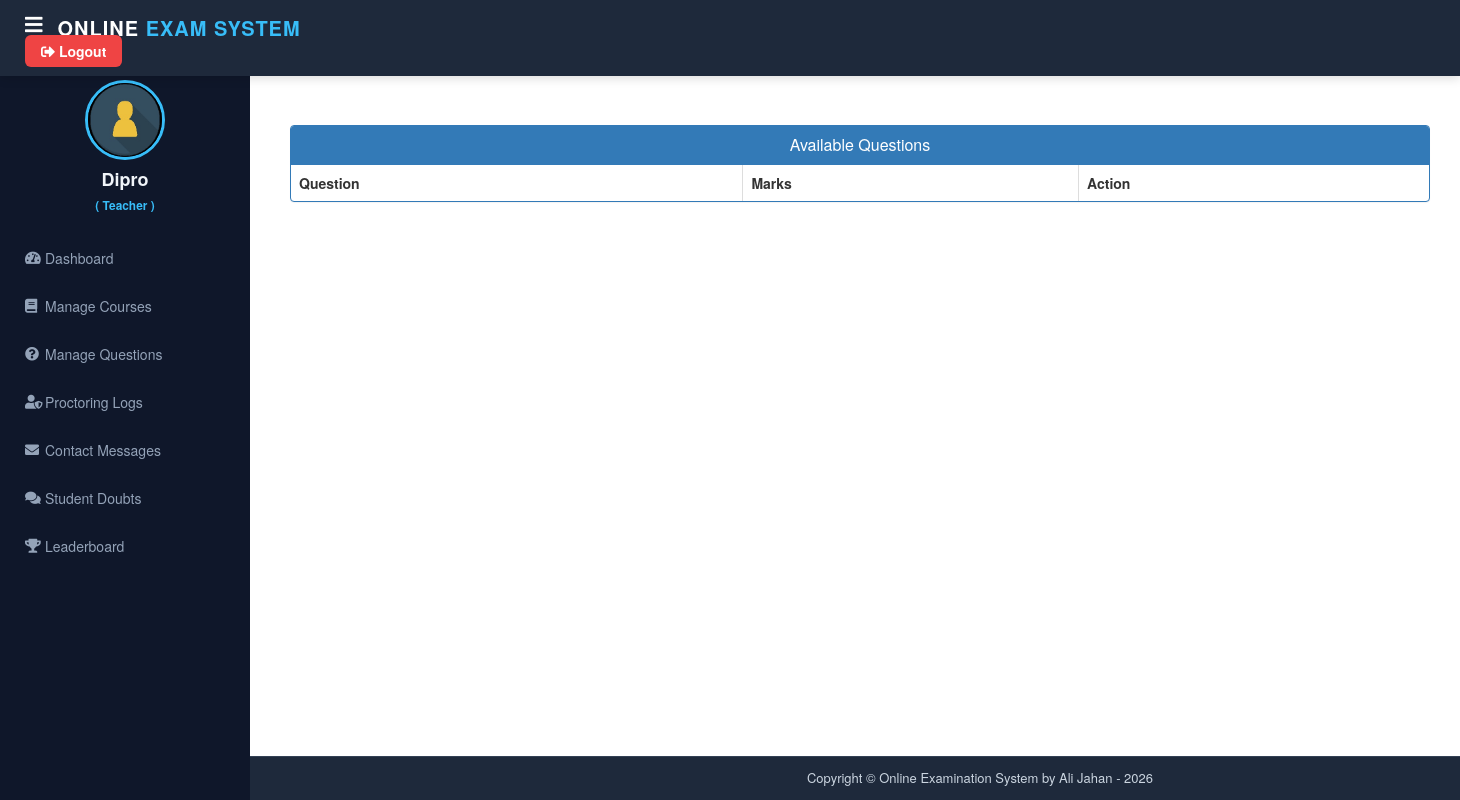
The page /teacher/see-question/7 (signed in) on the database as committed earlier.
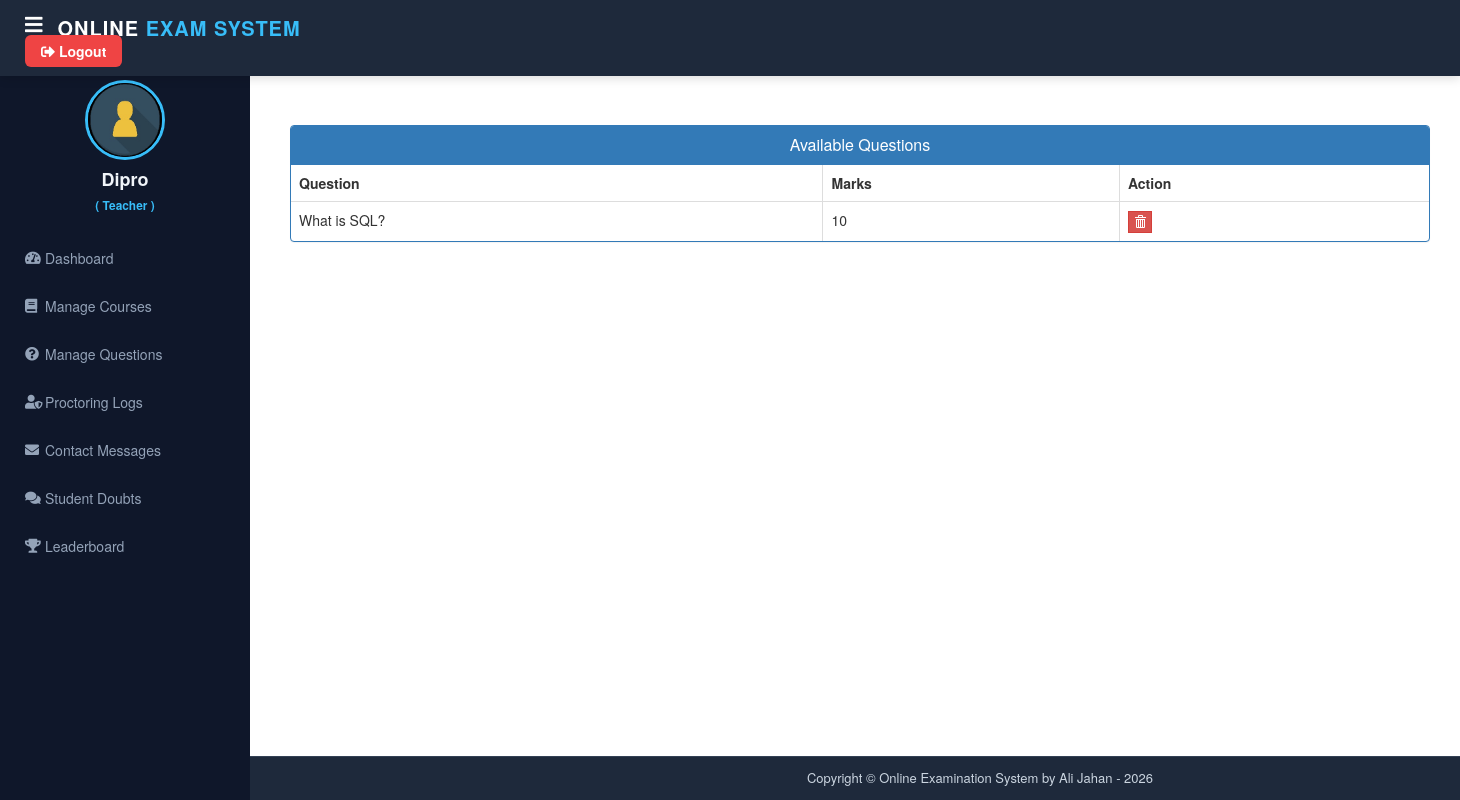
The same page on the database as committed later.
### exam/models.py (models this page shows)
class Question(models.Model):
    course = models.ForeignKey(Course, on_delete=models.CASCADE)
    marks = models.PositiveIntegerField()
    question = models.CharField(max_length=600)
    option1 = models.CharField(max_length=200)
    option2 = models.CharField(max_length=200)
    option3 = models.CharField(max_length=200)
    option4 = models.CharField(max_length=200)
    cat = (('Option1','Option1'),('Option2','Option2'),('Option3','Option3'),('Option4','Option4'))
    answer = models.CharField(max_length=200, choices=cat)
    explanation = models.TextField(blank=True, default='')

### teacher/views.py (the view)
# urls.py: path('see-question/<int:pk>', views.see_question_view,name='see-question'),
@login_required(login_url='teacherlogin')
@user_passes_test(is_teacher)
def see_question_view(request,pk):
    questions=QMODEL.Question.objects.all().filter(course_id=pk)
    return render(request,'teacher/see_question.html',{'questions':questions})

### teacher/views.py (called while the page is built)
def is_teacher(user):
    return user.groups.filter(name='TEACHER').exists()

### templates/teacher/see_question.html (shortened to what this page needs)
{% extends 'teacher/teacherbase.html' %}
{% block content %}
{%load static%}
<head>
  <link href="//netdna.bootstrapcdn.com/bootstrap/3.0.0/css/bootstrap.min.css" rel="stylesheet" id="bootstrap-css">
</head>
<br><br>
<div class="container">
  <div class="panel panel-primary">
    <div class="panel-heading">
      <h6 class="panel-title">Available Questions</h6>
    </div>
    <table class="table table-hover table-bordered" id="dev-table">
      <thead>
        <tr>
          <th>Question</th>
          <th>Marks</th>
          <th>Action</th>
        </tr>
      </thead>
      {% for c in questions %}
      <tr>
        <td> {{c.question}}</td>
        <td>{{c.marks}}</td>
        <td><a class="btn btn-danger btn-xs" style="border-radius: 0%;" href="{% url 'remove-question' c.id  %}"><span class="glyphicon glyphicon-trash"></span></a></td>
      </tr>
      {% endfor %}
    </table>
  </div>
</div>
<br><br><br><br><br><br>
{% endblock content %}

Rows that differ between the two databases and show on the page:
added Question: question "What is SQL?", marks "10"
